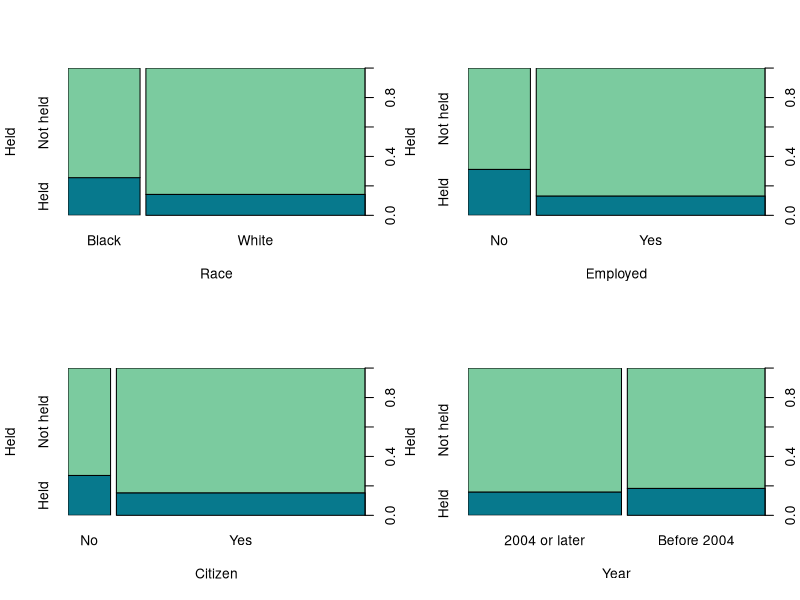
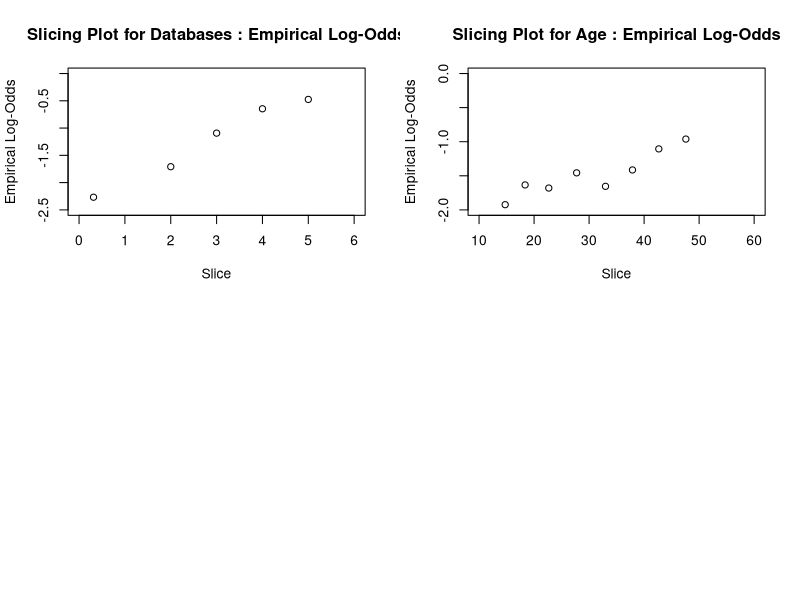
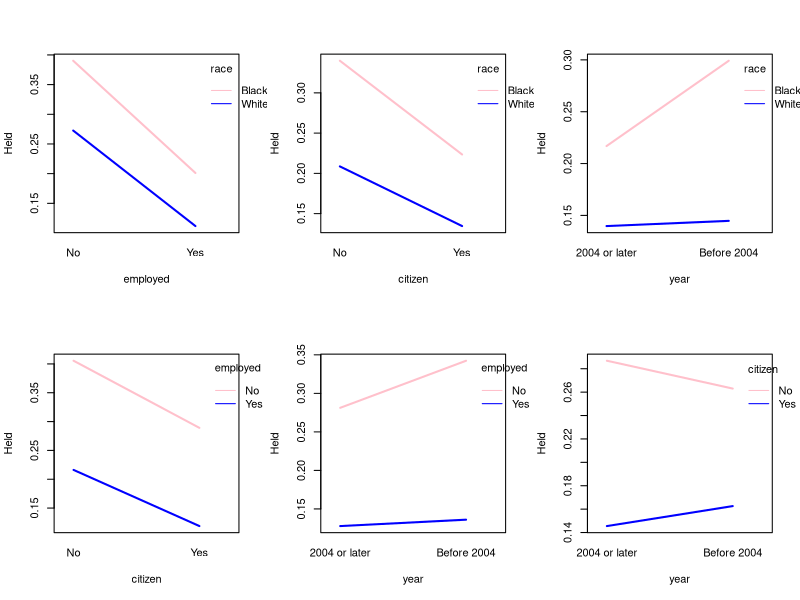
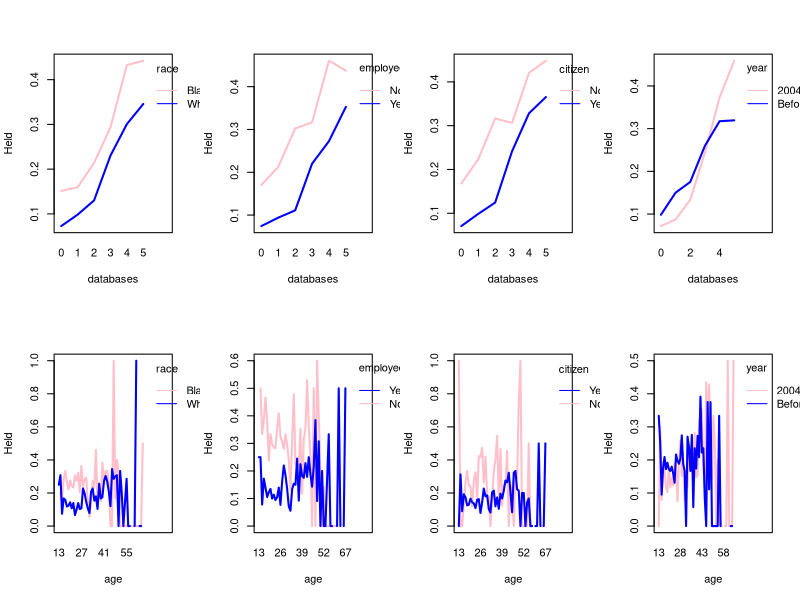
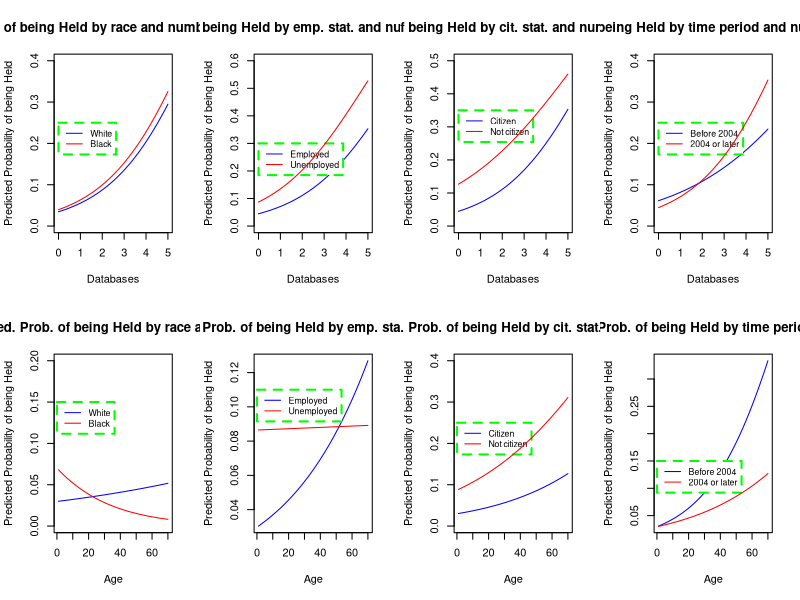
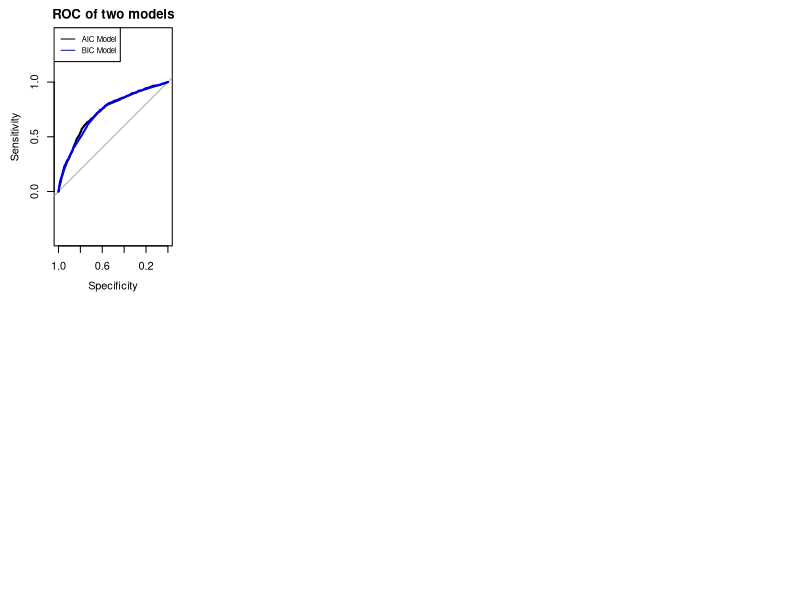

Here is the R script that generated these plots, in order:
## ---- chunk 1
knitr::opts_chunk$set(echo = TRUE)
library(nlme)
library(pROC)
library(lmtest)
## ---- chunk 2
policing2 <- read.csv("policing2.csv")
## ---- chunk 3
# PART 1: DATA PRE-PROCESSING

# 1) Remove na rows
nrow(policing2)
policing2 <- na.omit(policing2)
nrow(policing2)

# 2) Clean data
dim(policing2)
policing2 <- policing2[policing2$held == 1 | 
                       policing2$held == 0,]
table(policing2$held)
dim(policing2)
policing2 <- policing2[policing2$race == "Black" | 
                       policing2$race == "White",]
dim(policing2)
policing2 <- policing2[policing2$sex == "Male" | 
                       policing2$sex == "Female",] 
dim(policing2)
policing2 <- policing2[policing2$prior.traffic == 0 | 
                       policing2$prior.traffic == 1 |
                       policing2$prior.traffic == 2,]
dim(policing2)
policing2 <- policing2[policing2$region == "North" | 
                       policing2$region == "South" | 
                       policing2$region == "West" | 
                       policing2$region == "East",]
dim(policing2)
policing2 <- policing2[policing2$employed == "No" | 
                       policing2$employed == "Yes",]
dim(policing2)
policing2 <- policing2[policing2$citizen == "No" | 
                       policing2$citizen == "Yes",]
dim(policing2)
policing2 <- policing2[0 <= policing2$databases & 
                       policing2$databases <= 6,]
dim(policing2)
policing2 <- policing2[2000 <= policing2$year & 
                       policing2$year <= 2006,]
dim(policing2)
policing2 <- policing2[!apply(
  policing2[,c("id_num", "held", "race", "sex",
               "prior.traffic", "region", "employed",
               "citizen", "databases", "year", "age")], 
  1, anyNA),]
dim(policing2)

# 3) Check if id_num is unique
nrow(policing2) == length(unique(policing2$id_num))

# 4) Convert all rows with database = 6 to database = 5
for(j in 1:length(policing2$databases)) 
{
  if(policing2$databases[j] > 5) 
  {
    policing2$databases[j] <- 5 
  }
  else 
  {
    policing2$databases[j] <- policing2$databases[j]
  }
}

# 5) Re-encode year
for(j in 1:length(policing2$year)) 
{
  if(2001 <= policing2$year[j] & policing2$year[j] <= 2003) 
  {
    policing2$year[j] <- "Before 2004"
  }
  else 
  {
    policing2$year[j] <- "2004 or later"
  }
}

# 6) Remove extreme values for age
policing2 <- policing2[policing2$age > 10 & policing2$age < 100,]
dim(policing2)
## ---- chunk 4
# PART 2: DESCRIPTIVE STATISTICS

# id_num is meaningless for the dataset, so we remove this column
policing2<-policing2[ , !names(policing2) %in% c("id_num" )]

# Summary table for seven categorical variables 
# (race, sex, prior.traffic, region, employed, citizen, year)
race.table<-rbind(cbind("Held"=table(policing2$race[policing2$held==1]), 
                       "Pr(Held)"=table(policing2$race[policing2$held==1])/
                        table(policing2$race), 
                       "Not Held"=table(policing2$race[policing2$held==0]),
                       "Pr(Not Held)"=table(policing2$race[policing2$held==0])/
                        table(policing2$race), 
                       "Total"=table(policing2$race)),
                  "Total"=c(nrow(policing2[policing2$held==1,]),1,
                            nrow(policing2[policing2$held==0,]),1,nrow(policing2)))
race.table
sex.table<-rbind(cbind("Held"=table(policing2$sex[policing2$held==1]), 
                       "Pr(Held)"=table(policing2$sex[policing2$held==1])/
                       table(policing2$sex), 
                       "Not Held"=table(policing2$sex[policing2$held==0]),
                       "Pr(Not Held)"=table(policing2$sex[policing2$held==0])/
                       table(policing2$sex), 
                       "Total"=table(policing2$sex)), 
                 "Total"=c(nrow(policing2[policing2$held==1,]),1,
                           nrow(policing2[policing2$held==0,]),1,nrow(policing2)))
sex.table
traffic.table<-rbind(cbind("Held"=table(policing2$prior.traffic[policing2$held==1]), 
                       "Pr(Held)"=table(policing2$prior.traffic[policing2$held==1])/
                           table(policing2$prior.traffic), 
                       "Not Held"=table(policing2$prior.traffic[policing2$held==0]),
                       "Pr(Not Held)"=table(policing2$prior.traffic[policing2$held==0])/
                           table(policing2$prior.traffic), 
                       "Total"=table(policing2$prior.traffic)), 
                 "Total"=c(nrow(policing2[policing2$held==1,]),1,
                           nrow(policing2[policing2$held==0,]),1,nrow(policing2)))
traffic.table
region.table<-rbind(cbind("Held"=table(policing2$region[policing2$held==1]), 
                       "Pr(Held)"=table(policing2$region[policing2$held==1])/
                          table(policing2$region), 
                       "Not Held"=table(policing2$region[policing2$held==0]),
                       "Pr(Not Held)"=table(policing2$region[policing2$held==0])/
                          table(policing2$region), 
                       "Total"=table(policing2$region)), 
                 "Total"=c(nrow(policing2[policing2$held==1,]),1,
                           nrow(policing2[policing2$held==0,]),1,nrow(policing2)))
region.table
employed.table<-rbind(cbind("Held"=table(policing2$employed[policing2$held==1]), 
                       "Pr(Held)"=table(policing2$employed[policing2$held==1])/
                            table(policing2$employed), 
                       "Not Held"=table(policing2$employed[policing2$held==0]),
                       "Pr(Not Held)"=table(policing2$employed[policing2$held==0])/
                            table(policing2$employed), 
                       "Total"=table(policing2$employed)), 
                 "Total"=c(nrow(policing2[policing2$held==1,]),1,
                           nrow(policing2[policing2$held==0,]),1,nrow(policing2)))
employed.table
citizen.table<-rbind(cbind("Held"=table(policing2$citizen[policing2$held==1]), 
                       "Pr(Held)"=table(policing2$citizen[policing2$held==1])/
                           table(policing2$citizen), 
                       "Not Held"=table(policing2$citizen[policing2$held==0]),
                       "Pr(Not Held)"=table(policing2$citizen[policing2$held==0])/
                           table(policing2$citizen), 
                       "Total"=table(policing2$citizen)), 
                 "Total"=c(nrow(policing2[policing2$held==1,]),1,
                           nrow(policing2[policing2$held==0,]),1,nrow(policing2)))
citizen.table
year.table<-rbind(cbind("Held"=table(policing2$year[policing2$held==1]), 
                       "Pr(Held)"=table(policing2$year[policing2$held==1])/
                        table(policing2$year), 
                       "Not Held"=table(policing2$year[policing2$held==0]),
                       "Pr(Not Held)"=table(policing2$year[policing2$held==0])/
                        table(policing2$year), 
                       "Total"=table(policing2$year)), 
                 "Total"=c(nrow(policing2[policing2$held==1,]),1,
                           nrow(policing2[policing2$held==0,]),1,nrow(policing2)))
year.table

# Summary statistics for two numerical variables (databases, age)
summary(policing2$databases)
summary(policing2$age)
## ---- chunk 5
# PART 3: TWO-WAY TABLES (outcome variable with each predictor, one at a time)

# 1) Chi-squared tests for each variable vs response
race_tab <- table(policing2$race, policing2$held)
chisq.test(race_tab)
sex_tab <- table(policing2$sex, policing2$held)
chisq.test(sex_tab)
traff_tab <- table(policing2$prior.traffic, policing2$held)
chisq.test(traff_tab)
region_tab <- table(policing2$region, policing2$held)
chisq.test(region_tab)
employed_tab <- table(policing2$employed, policing2$held)
chisq.test(employed_tab)
citizen_tab <- table(policing2$citizen, policing2$held)
chisq.test(citizen_tab)
year_tab <- table(policing2$year, policing2$held)
chisq.test(year_tab)
chisq.test(policing2$databases)
chisq.test(policing2$age)

# 2) Likelihood Ratio Test for Numerical Variables

## Age Numerical Variable
glm.age.int <- glm(held~1, data = policing2, family = binomial)
glm.age <- glm(held~age, data = policing2, family = binomial)
lrtest(glm.age.int, glm.age)

## Databases Numerical Variable
glm.database.int <- glm(held~1, data = policing2, family = binomial)
glm.databases <- glm(held~databases, data = policing2, family = binomial)
lrtest(glm.database.int, glm.databases)

# 3) Remove three variables based on chi-squared results
policing2<-policing2[ , !names(policing2) %in% c("region" )]
policing2<-policing2[ , !names(policing2) %in% c("prior.traffic" )]
policing2<-policing2[ , !names(policing2) %in% c("sex" )]

# 4) Mosaic plot for each variable vs response
par(mfrow=c(2,2))
spineplot(race_tab, col=c("#07798D", "#7BCB9F"), 
          xlab = "Race", ylab = "Held", yaxlabels=c("Not held", "Held"))
spineplot(employed_tab, col=c("#07798D", "#7BCB9F"), 
          xlab = "Employed", ylab = "Held",yaxlabels=c("Not held", "Held"))
spineplot(citizen_tab, col=c("#07798D", "#7BCB9F"), 
          xlab = "Citizen", ylab = "Held",yaxlabels=c("Not held", "Held"))
spineplot(year_tab, col=c("#07798D", "#7BCB9F"), 
          xlab = "Year", ylab = "Held",yaxlabels=c("Not held", "Held"))

# 5) Slicing plots for two numerical variables (databases and age)
dat.fac  <- factor(cut(policing2$databases, breaks=5))
dat.prob<- tapply(policing2$held, dat.fac, mean)
dat.slice.avg <- tapply(policing2$databases, dat.fac, mean)
dat.logits <- log(dat.prob/(1-dat.prob))
plot(dat.slice.avg,dat.logits, ylab = "Empirical Log-Odds", 
     ylim = c(-2.5,0), xlim = c(0,6),  xlab = "Slice",
     main = "Slicing Plot for Databases : Empirical Log-Odds")

age.fac <- factor(cut(policing2$age, breaks=c(10,15,20,25,30,35,40,45,50)))
age.prob <- tapply(policing2$held, age.fac, mean)
age.slice.avg <- tapply(policing2$age, age.fac, mean)
age.logits <- log(age.prob/(1-age.prob))
plot(age.slice.avg,age.logits, ylab = "Empirical Log-Odds", 
     ylim = c(-2,0), xlim = c(10,60), xlab = "Slice",
     main = "Slicing Plot for Age : Empirical Log-Odds")
## ---- chunk 6
# PART 4: CONSIDER MODEL OPTIONS (which variables, transformation of variables, consider interaction effects)

# 1) Correlations between predictors
policing2_ind <- policing2
for(k in 1:length(policing2_ind$race)) 
{
  if(policing2_ind$race[k] == "White") 
  {
    policing2_ind$race[k] <- 1 
  }
  else 
  {
    policing2_ind$race[k] <- 0
  }
}

for(k in 1:length(policing2_ind$employed)) 
{
  if(policing2_ind$employed[k] == "Yes") 
  {
    policing2_ind$employed[k] <- 1 
  }
  else 
  {
    policing2_ind$employed[k] <- 0
  }
}

for(k in 1:length(policing2_ind$citizen)) 
{
  if(policing2_ind$citizen[k] == "Yes") 
  {
    policing2_ind$citizen[k] <- 1 }
  else 
  {
    policing2_ind$citizen[k] <- 0
  }
}

for(p in 1:length(policing2_ind$year)) 
{
  if(policing2_ind$year[p] == "Before 2004") 
  {
    policing2_ind$year[p] <- 1 
  }
  else 
  {
    policing2_ind$year[p] <- 0
  }
}

policing2_ind$race <- as.numeric(policing2_ind$race)
policing2_ind$employed <- as.numeric(policing2_ind$employed)
policing2_ind$citizen <- as.numeric(policing2_ind$citizen)
policing2_ind$databases <- as.numeric(policing2_ind$databases)
policing2_ind$year <- as.numeric(policing2_ind$year)
policing2_ind$age <- as.numeric(policing2_ind$age)

policing2_ind_subset <- data.frame(race = policing2_ind$race, employed = policing2_ind$employed, citizen = policing2_ind$citizen, databases = policing2_ind$databases, year = policing2_ind$year, age = policing2_ind$age)

cor(policing2_ind_subset)
# None of the correlations is above 0.25, so none of these six predictors should be removed.

# 2) Consider interaction plots
# interactions between 2 categorical variables
interactions<- combn(c(2,3,4,6),2)
par(mfrow=c(2,3))
for (i in 1:6)
{
  interaction.plot(x.factor = policing2[,interactions[2,i]], 
                 trace.factor = policing2[,interactions[1,i]],
                 response = policing2[,1],
                 ylab = "Held",
                 xlab = colnames(policing2)[interactions[2,i]],
                 col = c("pink", "blue"),
                 lty = 1, #line type
                 lwd = 2, #line width
                 trace.label = colnames(policing2)[interactions[1,i]])
}

# interactions between 1 categorical and 1 numerical variable
interactions<- combn(c(2,3,4,6),1)
par(mfrow=c(2,4))
for (j in c(5,7))
{
  for (i in 1:4)
  {
    interaction.plot(x.factor = policing2[,j], 
                     trace.factor = policing2[,interactions[1,i]],
                     response = policing2[,1],
                     ylab = "Held",
                     xlab = colnames(policing2)[j],
                     col = c("pink", "blue"),
                     lty = 1, #line type
                     lwd = 2, #line width
                     trace.label = colnames(policing2)[interactions[1,i]])
  }
}

# From the interaction plots above, we conclude that interactions citizen:employed, race:employed, race:citizen, and database:employed are not significant. 
## ---- chunk 7
# PART 5: FIT, COMPARE, SELECT MODELS

# Best subset selection including all possible combinations of the six variables
# Requires: response is the first column of dat
bestModelFinder <- function(dat)
{
  models<-c()
  AIC<-c(); BIC<-c()
  for (i in 1:ncol(dat)-1)
  {
    cat("i=",i,"\n")
    comb <- combn(2:ncol(dat), i)
    for (j in 1:ncol(comb))
    {
      cat("j=",j,"\n")
      dat.temp <- data.frame(dat[, c(1,comb[,j])])
      if (ncol(dat.temp)>=3)
      {
        comb.interaction <- combn(2:ncol(dat.temp), 2) 
        for (k in 1:ncol(comb.interaction))
        {
          cat("k=",k,"\n")
          comb.interaction.comb <- combn(1:ncol(comb.interaction), k)
          for (l in 1:ncol(comb.interaction.comb))
          {
            interactions<-""
            for (m in 1:k)
            {
              interactions<-paste0(interactions,"+",colnames(dat.temp)
                                   [comb.interaction[1,comb.interaction.comb[m,l]]],
                                   ":", colnames(dat.temp)
                                   [comb.interaction[2,comb.interaction.comb[m,l]]])
            }
            glm.temp <- glm(as.formula(paste0(colnames(dat.temp)[1], "~.", interactions)),
                            data=dat.temp, family=binomial)
            models<-append(models, Reduce(paste0, deparse(formula(glm.temp))))
            BIC<-append(BIC, BIC(glm.temp))
            AIC<-append(AIC, AIC(glm.temp))
          }
        }
      }
      else
      {
        glm.temp <- glm(as.formula(paste0(colnames(dat.temp)[1], "~.")), 
                        data=dat.temp, family=binomial)
        models<-append(models, Reduce(paste0, deparse(formula(glm.temp))))
        BIC<-append(BIC, BIC(glm.temp))
        AIC<-append(AIC, AIC(glm.temp))
      }
    }
  }
  summary <- data.frame(models, AIC, BIC)
  
  cat("Top 5 AIC Models:", "\n")
  print(head(summary[order(summary$AIC),],5))
  cat("\n","Top 5 BIC Models:", "\n")
  print(head(summary[order(summary$BIC),],5))
  
  cat("\n", "Model", summary$models[which.min(summary$AIC)],
      "returns the lowest AIC of", min(summary$AIC), "\n")
  cat("\n", "Model", summary$models[which.min(summary$BIC)],
      "returns the lowest BIC of", min(summary$BIC), "\n")
}

#bestModelFinder(policing2)

# The best AIC model has significantly more terms than the best BIC model, but we will assess the fit on both models to make our decision.
## ---- chunk 8
### Probability Plots:
## Probability Plots for model with lowest AIC (on databases):
optimal.AIC <- glm(held ~ race + employed + citizen + databases + year + age + race:year + race:age + employed:year + employed:age + citizen:databases + citizen:year + databases:year + year:age, family = binomial, data = policing2)

databases.vals <- seq(0, 5, 0.05)

# Most people are employed, citizens, charged after 2004, and of age 19. 

## Databases as predictor, race as categorical variable
num_databases_white <- exp(optimal.AIC$coefficients[1] + optimal.AIC$coefficients[2]*1 + optimal.AIC$coefficients[3]*1 + optimal.AIC$coefficients[4]*1 + optimal.AIC$coefficients[5]*databases.vals + optimal.AIC$coefficients[6]*0 + optimal.AIC$coefficients[7]*19 + optimal.AIC$coefficients[8]*1*0 + optimal.AIC$coefficients[9]*1*19 + optimal.AIC$coefficients[10]*1*0 + optimal.AIC$coefficients[11]*1*19 + optimal.AIC$coefficients[12]*1*databases.vals + optimal.AIC$coefficients[13]*1*0 + optimal.AIC$coefficients[14]*databases.vals*0 + optimal.AIC$coefficients[15]*1*19)
denom_databases_white <- 1 + num_databases_white
probs_databases_white <- num_databases_white/denom_databases_white
  
plot(databases.vals, probs_databases_white, type = "l", ylim = c(0, 0.4), xlab = "Databases", ylab = "Predicted Probability of being Held", main = "Pred. Prob. of being Held by race and number of databases", col = "blue")
legend(0, 0.25, legend = c("White", "Black"), col = c("blue", "red"), lty = 1:1, cex = 0.8, box.lty = 2, box.lwd = 2, box.col = "green")

num_databases_black <- exp(optimal.AIC$coefficients[1] + optimal.AIC$coefficients[2]*0 + optimal.AIC$coefficients[3]*1 + optimal.AIC$coefficients[4]*1 + optimal.AIC$coefficients[5]*databases.vals + optimal.AIC$coefficients[6]*0 + optimal.AIC$coefficients[7]*19 + optimal.AIC$coefficients[8]*0*0 + optimal.AIC$coefficients[9]*0*19 + optimal.AIC$coefficients[10]*1*0 + optimal.AIC$coefficients[11]*0*19 + optimal.AIC$coefficients[12]*1*databases.vals + optimal.AIC$coefficients[13]*1*0 + optimal.AIC$coefficients[14]*databases.vals*0 + optimal.AIC$coefficients[15]*0*19)
denom_databases_black <- 1 + num_databases_black
probs_databases_black <- num_databases_black/denom_databases_black

lines(databases.vals, probs_databases_black, col = "red")

## Databases as predictor, employment status as categorical variable
num_databases_emp <- exp(optimal.AIC$coefficients[1] + optimal.AIC$coefficients[2]*1 + optimal.AIC$coefficients[3]*1 + optimal.AIC$coefficients[4]*1 + optimal.AIC$coefficients[5]*databases.vals + optimal.AIC$coefficients[6]*0 + optimal.AIC$coefficients[7]*19 + optimal.AIC$coefficients[8]*1*0 + optimal.AIC$coefficients[9]*1*19 + optimal.AIC$coefficients[10]*1*0 + optimal.AIC$coefficients[11]*1*19 + optimal.AIC$coefficients[12]*1*databases.vals + optimal.AIC$coefficients[13]*1*0 + optimal.AIC$coefficients[14]*databases.vals*0 + optimal.AIC$coefficients[15]*0*19)
denom_databases_emp <- 1 + num_databases_emp
probs_databases_emp <- num_databases_emp/denom_databases_emp
  
plot(databases.vals, probs_databases_emp, type = "l", ylim = c(0, 0.6), xlab = "Databases", ylab = "Predicted Probability of being Held", main = "Pred. Prob. of being Held by emp. stat. and number of databases", col = "blue")
legend(0, 0.30, legend = c("Employed", "Unemployed"), col = c("blue", "red"), lty = 1:1, cex = 0.8, box.lty = 2, box.lwd = 2, box.col = "green")

num_databases_unemp <- exp(optimal.AIC$coefficients[1] + optimal.AIC$coefficients[2]*1 + optimal.AIC$coefficients[3]*0 + optimal.AIC$coefficients[4]*1 + optimal.AIC$coefficients[5]*databases.vals + optimal.AIC$coefficients[6]*0 + optimal.AIC$coefficients[7]*19 + optimal.AIC$coefficients[8]*1*0 + optimal.AIC$coefficients[9]*1*19 + optimal.AIC$coefficients[10]*0*0 + optimal.AIC$coefficients[11]*0*19 + optimal.AIC$coefficients[12]*1*databases.vals + optimal.AIC$coefficients[13]*1*0 + optimal.AIC$coefficients[14]*databases.vals*0 + optimal.AIC$coefficients[15]*0*19)
denom_databases_unemp <- 1 + num_databases_unemp
probs_databases_unemp <- num_databases_unemp/denom_databases_unemp

lines(databases.vals, probs_databases_unemp, col = "red")

## Databases as predictor, citizenship as categorical variable
num_databases_cit <- exp(optimal.AIC$coefficients[1] + optimal.AIC$coefficients[2]*1 + optimal.AIC$coefficients[3]*1 + optimal.AIC$coefficients[4]*1 + optimal.AIC$coefficients[5]*databases.vals + optimal.AIC$coefficients[6]*0 + optimal.AIC$coefficients[7]*19 + optimal.AIC$coefficients[8]*1*0 + optimal.AIC$coefficients[9]*1*19 + optimal.AIC$coefficients[10]*1*0 + optimal.AIC$coefficients[11]*1*19 + optimal.AIC$coefficients[12]*1*databases.vals + optimal.AIC$coefficients[13]*1*0 + optimal.AIC$coefficients[14]*databases.vals*0 + optimal.AIC$coefficients[15]*0*19)
denom_databases_cit <- 1 + num_databases_cit
probs_databases_cit <- num_databases_cit/denom_databases_cit
  
plot(databases.vals, probs_databases_emp, type = "l", ylim = c(0, 0.5), xlab = "Databases", ylab = "Predicted Probability of being Held", main = "Pred. Prob. of being Held by cit. stat. and number of databases", col = "blue")
legend(0, 0.35, legend = c("Citizen", "Not citizen"), col = c("blue", "red"), lty = 1:1, cex = 0.8, box.lty = 2, box.lwd = 2, box.col = "green")

num_databases_nocit <- exp(optimal.AIC$coefficients[1] + optimal.AIC$coefficients[2]*1 + optimal.AIC$coefficients[3]*1 + optimal.AIC$coefficients[4]*0 + optimal.AIC$coefficients[5]*databases.vals + optimal.AIC$coefficients[6]*0 + optimal.AIC$coefficients[7]*19 + optimal.AIC$coefficients[8]*1*0 + optimal.AIC$coefficients[9]*1*19 + optimal.AIC$coefficients[10]*1*0 + optimal.AIC$coefficients[11]*1*19 + optimal.AIC$coefficients[12]*0*databases.vals + optimal.AIC$coefficients[13]*0*0 + optimal.AIC$coefficients[14]*databases.vals*0 + optimal.AIC$coefficients[15]*0*19)
denom_databases_nocit <- 1 + num_databases_nocit
probs_databases_nocit <- num_databases_nocit/denom_databases_nocit

lines(databases.vals, probs_databases_nocit, col = "red")

## Databases as predictor, year as categorical variable
num_databases_bf2004 <- exp(optimal.AIC$coefficients[1] + optimal.AIC$coefficients[2]*1 + optimal.AIC$coefficients[3]*1 + optimal.AIC$coefficients[4]*1 + optimal.AIC$coefficients[5]*databases.vals + optimal.AIC$coefficients[6]*1 + optimal.AIC$coefficients[7]*19 + optimal.AIC$coefficients[8]*1*1 + optimal.AIC$coefficients[9]*1*19 + optimal.AIC$coefficients[10]*1*1 + optimal.AIC$coefficients[11]*1*19 + optimal.AIC$coefficients[12]*1*databases.vals + optimal.AIC$coefficients[13]*1*1 + optimal.AIC$coefficients[14]*databases.vals*1 + optimal.AIC$coefficients[15]*1*19)
denom_databases_bf2004 <- 1 + num_databases_bf2004
probs_databases_bf2004 <- num_databases_bf2004/denom_databases_bf2004
  
plot(databases.vals, probs_databases_bf2004, type = "l", ylim = c(0, 0.4), xlab = "Databases", ylab = "Predicted Probability of being Held", main = "Pred. Prob. of being Held by time period and number of databases", col = "blue")
legend(0, 0.25, legend = c("Before 2004", "2004 or later"), col = c("blue", "red"), lty = 1:1, cex = 0.8, box.lty = 2, box.lwd = 2, box.col = "green")

num_databases_2004l <- exp(optimal.AIC$coefficients[1] + optimal.AIC$coefficients[2]*1 + optimal.AIC$coefficients[3]*1 + optimal.AIC$coefficients[4]*1 + optimal.AIC$coefficients[5]*databases.vals + optimal.AIC$coefficients[6]*0 + optimal.AIC$coefficients[7]*19 + optimal.AIC$coefficients[8]*1*0 + optimal.AIC$coefficients[9]*1*19 + optimal.AIC$coefficients[10]*1*0 + optimal.AIC$coefficients[11]*1*19 + optimal.AIC$coefficients[12]*1*databases.vals + optimal.AIC$coefficients[13]*1*0 + optimal.AIC$coefficients[14]*databases.vals*0 + optimal.AIC$coefficients[15]*0*19)
denom_databases_2004l <- 1 + num_databases_2004l
probs_databases_2004l <- num_databases_2004l/denom_databases_2004l

lines(databases.vals, probs_databases_2004l, col = "red")

# Probability Plots for model with lowest AIC (on age):
age.vals <- seq(1, 70, 0.5)

# Most people are employed, citizens, charged after 2004, and are in 0 databases. 

## Age as predictor, race as categorical variable
num_age_white <- exp(optimal.AIC$coefficients[1] + optimal.AIC$coefficients[2]*1 + optimal.AIC$coefficients[3]*1 + optimal.AIC$coefficients[4]*1 + optimal.AIC$coefficients[5]*0 + optimal.AIC$coefficients[6]*0 + optimal.AIC$coefficients[7]*age.vals + optimal.AIC$coefficients[8]*1*0 + optimal.AIC$coefficients[9]*1*age.vals + optimal.AIC$coefficients[10]*1*0 + optimal.AIC$coefficients[11]*1*age.vals + optimal.AIC$coefficients[12]*1*0 + optimal.AIC$coefficients[13]*1*0 + optimal.AIC$coefficients[14]*0*0 + optimal.AIC$coefficients[15]*1*age.vals)
denom_age_white <- 1 + num_age_white
probs_age_white <- num_age_white/denom_age_white
  
plot(age.vals, probs_age_white, type = "l", ylim = c(0, 0.20), xlab = "Age", ylab = "Predicted Probability of being Held", main = "Pred. Prob. of being Held by race and age", col = "blue")
legend(0, 0.15, legend = c("White", "Black"), col = c("blue", "red"), lty = 1:1, cex = 0.8, box.lty = 2, box.lwd = 2, box.col = "green")

num_age_black <- exp(optimal.AIC$coefficients[1] + optimal.AIC$coefficients[2]*0 + optimal.AIC$coefficients[3]*1 + optimal.AIC$coefficients[4]*1 + optimal.AIC$coefficients[5]*0 + optimal.AIC$coefficients[6]*0 + optimal.AIC$coefficients[7]*age.vals + optimal.AIC$coefficients[8]*0*0 + optimal.AIC$coefficients[9]*0*age.vals + optimal.AIC$coefficients[10]*1*0 + optimal.AIC$coefficients[11]*0*age.vals + optimal.AIC$coefficients[12]*1*0 + optimal.AIC$coefficients[13]*1*0 + optimal.AIC$coefficients[14]*0*0 + optimal.AIC$coefficients[15]*0*age.vals)
denom_age_black <- 1 + num_age_black
probs_age_black <- num_age_black/denom_age_black

lines(age.vals, probs_age_black, col = "red")

## Age as predictor, employment status as categorical variable
num_age_emp <- exp(optimal.AIC$coefficients[1] + optimal.AIC$coefficients[2]*1 + optimal.AIC$coefficients[3]*1 + optimal.AIC$coefficients[4]*1 + optimal.AIC$coefficients[5]*0 + optimal.AIC$coefficients[6]*0 + optimal.AIC$coefficients[7]*age.vals + optimal.AIC$coefficients[8]*1*0 + optimal.AIC$coefficients[9]*1*age.vals + optimal.AIC$coefficients[10]*1*0 + optimal.AIC$coefficients[11]*1*age.vals + optimal.AIC$coefficients[12]*1*0 + optimal.AIC$coefficients[13]*1*0 + optimal.AIC$coefficients[14]*0*0 + optimal.AIC$coefficients[15]*0*age.vals)
denom_age_emp <- 1 + num_age_emp
probs_age_emp <- num_age_emp/denom_age_emp
  
plot(age.vals, probs_age_emp, type = "l", xlab = "Age", ylab = "Predicted Probability of being Held", main = "Pred. Prob. of being Held by emp. stat. and age", col = "blue")
legend(0, 0.11, legend = c("Employed", "Unemployed"), col = c("blue", "red"), lty = 1:1, cex = 0.8, box.lty = 2, box.lwd = 2, box.col = "green")

num_age_unemp <- exp(optimal.AIC$coefficients[1] + optimal.AIC$coefficients[2]*1 + optimal.AIC$coefficients[3]*0 + optimal.AIC$coefficients[4]*1 + optimal.AIC$coefficients[5]*0 + optimal.AIC$coefficients[6]*0 + optimal.AIC$coefficients[7]*age.vals + optimal.AIC$coefficients[8]*1*0 + optimal.AIC$coefficients[9]*1*age.vals + optimal.AIC$coefficients[10]*0*0 + optimal.AIC$coefficients[11]*0*age.vals + optimal.AIC$coefficients[12]*1*0 + optimal.AIC$coefficients[13]*1*0 + optimal.AIC$coefficients[14]*0*0 + optimal.AIC$coefficients[15]*0*age.vals)
denom_age_unemp <- 1 + num_age_unemp
probs_age_unemp <- num_age_unemp/denom_age_unemp

lines(age.vals, probs_age_unemp, col = "red")

## Age as predictor, citizenship as categorical variable
num_age_cit <- exp(optimal.AIC$coefficients[1] + optimal.AIC$coefficients[2]*1 + optimal.AIC$coefficients[3]*1 + optimal.AIC$coefficients[4]*1 + optimal.AIC$coefficients[5]*0 + optimal.AIC$coefficients[6]*0 + optimal.AIC$coefficients[7]*age.vals + optimal.AIC$coefficients[8]*1*0 + optimal.AIC$coefficients[9]*1*age.vals + optimal.AIC$coefficients[10]*1*0 + optimal.AIC$coefficients[11]*1*age.vals + optimal.AIC$coefficients[12]*1*0 + optimal.AIC$coefficients[13]*1*0 + optimal.AIC$coefficients[14]*0*0 + optimal.AIC$coefficients[15]*0*age.vals)
denom_age_cit <- 1 + num_age_cit
probs_age_cit <- num_age_cit/denom_age_cit
  
plot(age.vals, probs_age_emp, type = "l", ylim = c(0,0.40), xlab = "Age", ylab = "Predicted Probability of being Held", main = "Pred. Prob. of being Held by cit. stat. and age", col = "blue")
legend(0, 0.25, legend = c("Citizen", "Not citizen"), col = c("blue", "red"), lty = 1:1, cex = 0.8, box.lty = 2, box.lwd = 2, box.col = "green")

num_age_nocit <- exp(optimal.AIC$coefficients[1] + optimal.AIC$coefficients[2]*1 + optimal.AIC$coefficients[3]*1 + optimal.AIC$coefficients[4]*0 + optimal.AIC$coefficients[5]*0 + optimal.AIC$coefficients[6]*0 + optimal.AIC$coefficients[7]*age.vals + optimal.AIC$coefficients[8]*1*0 + optimal.AIC$coefficients[9]*1*age.vals + optimal.AIC$coefficients[10]*1*0 + optimal.AIC$coefficients[11]*1*age.vals + optimal.AIC$coefficients[12]*0*0 + optimal.AIC$coefficients[13]*0*0 + optimal.AIC$coefficients[14]*0*0 + optimal.AIC$coefficients[15]*0*age.vals)
denom_age_nocit <- 1 + num_age_nocit
probs_age_nocit <- num_age_nocit/denom_age_nocit

lines(age.vals, probs_age_nocit, col = "red")

## Age as predictor, year as categorical variable
num_age_bf2004 <- exp(optimal.AIC$coefficients[1] + optimal.AIC$coefficients[2]*1 + optimal.AIC$coefficients[3]*1 + optimal.AIC$coefficients[4]*1 + optimal.AIC$coefficients[5]*0 + optimal.AIC$coefficients[6]*1 + optimal.AIC$coefficients[7]*19 + optimal.AIC$coefficients[8]*1*1 + optimal.AIC$coefficients[9]*1*age.vals + optimal.AIC$coefficients[10]*1*1 + optimal.AIC$coefficients[11]*1*age.vals + optimal.AIC$coefficients[12]*1*0 + optimal.AIC$coefficients[13]*1*1 + optimal.AIC$coefficients[14]*0*1 + optimal.AIC$coefficients[15]*1*age.vals)
denom_age_bf2004 <- 1 + num_age_bf2004
probs_age_bf2004 <- num_age_bf2004/denom_age_bf2004
  
plot(age.vals, probs_age_bf2004, type = "l", xlab = "Age", ylab = "Predicted Probability of being Held", main = "Pred. Prob. of being Held by time period and age", col = "blue")
legend(0, 0.15, legend = c("Before 2004", "2004 or later"), col = c("blue", "red"), lty = 1:1, cex = 0.8, box.lty = 2, box.lwd = 2, box.col = "green")

num_age_2004l <- exp(optimal.AIC$coefficients[1] + optimal.AIC$coefficients[2]*1 + optimal.AIC$coefficients[3]*1 + optimal.AIC$coefficients[4]*1 + optimal.AIC$coefficients[5]*0 + optimal.AIC$coefficients[6]*0 + optimal.AIC$coefficients[7]*age.vals + optimal.AIC$coefficients[8]*1*0 + optimal.AIC$coefficients[9]*1*age.vals + optimal.AIC$coefficients[10]*1*0 + optimal.AIC$coefficients[11]*1*age.vals + optimal.AIC$coefficients[12]*1*0 + optimal.AIC$coefficients[13]*1*0 + optimal.AIC$coefficients[14]*0*0 + optimal.AIC$coefficients[15]*0*age.vals)
denom_age_2004l <- 1 + num_age_2004l
probs_age_2004l <- num_age_2004l/denom_age_2004l

lines(age.vals, probs_age_2004l, col = "red")
## ---- chunk 9
# PART 6: ASSESS MODEL'S OVERALL FIT (diagnostics)

# 1) Goodness of fit
best.aic<-glm(held ~ race + employed + citizen + databases + 
              year + age + race:year + race:age + employed:year + 
              employed:age + citizen:databases + citizen:year + 
              databases:year + year:age, data=policing2, family=binomial)
best.bic<-glm(held ~ race + employed + citizen + databases+ 
              citizen:databases, data=policing2, family=binomial)
1-pchisq(summary(best.aic)$deviance, summary(best.aic)$df.residual)
1-pchisq(summary(best.bic)$deviance, summary(best.bic)$df.residual)
# Both models are very good fit since p-values are very close to 1

# 2) Classification table
held.probs.aic=best.aic$fitted.values
held.hat.aic=as.numeric(held.probs.aic>0.5)
best.aic.classification<-table(policing2$held, held.hat.aic)
best.aic.classification

held.probs.bic=best.bic$fitted.values
held.hat.bic=as.numeric(held.probs.bic>0.5)
best.bic.classification<-table(policing2$held, held.hat.bic)
best.bic.classification

# 3) ROC curve
plot.roc(policing2$held,held.probs.aic, col="black", 
         main="ROC of two models", xlim=c(1,0), ylim=c(0,1))
plot.roc(policing2$held,held.probs.bic, col="blue", add=T)
legend("topleft", legend=c("AIC Model", "BIC Model"), 
         col=c("black", "blue"), lty=1, cex=.7)
auc(policing2$held,held.probs.aic)
auc(policing2$held,held.probs.bic)
